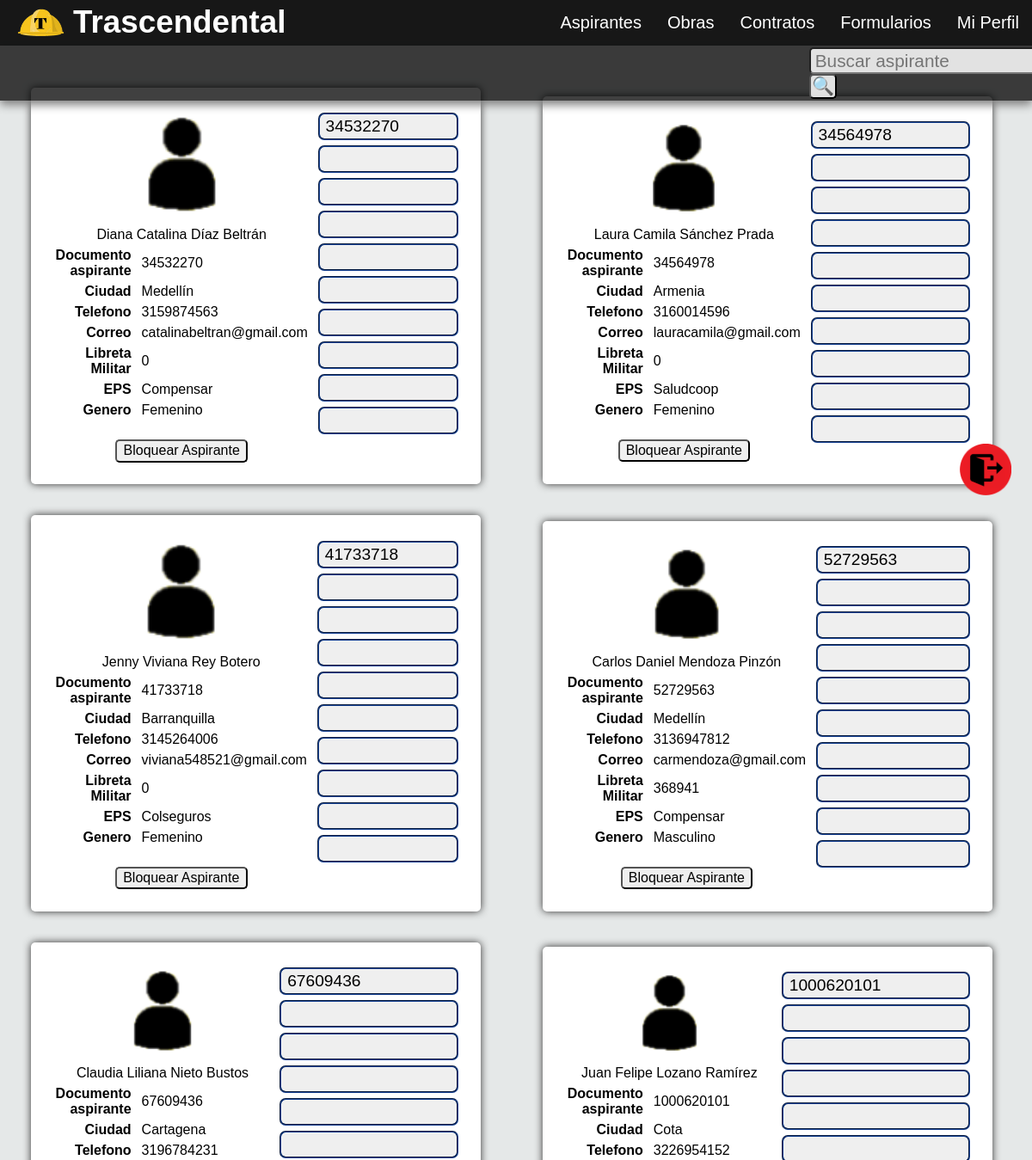
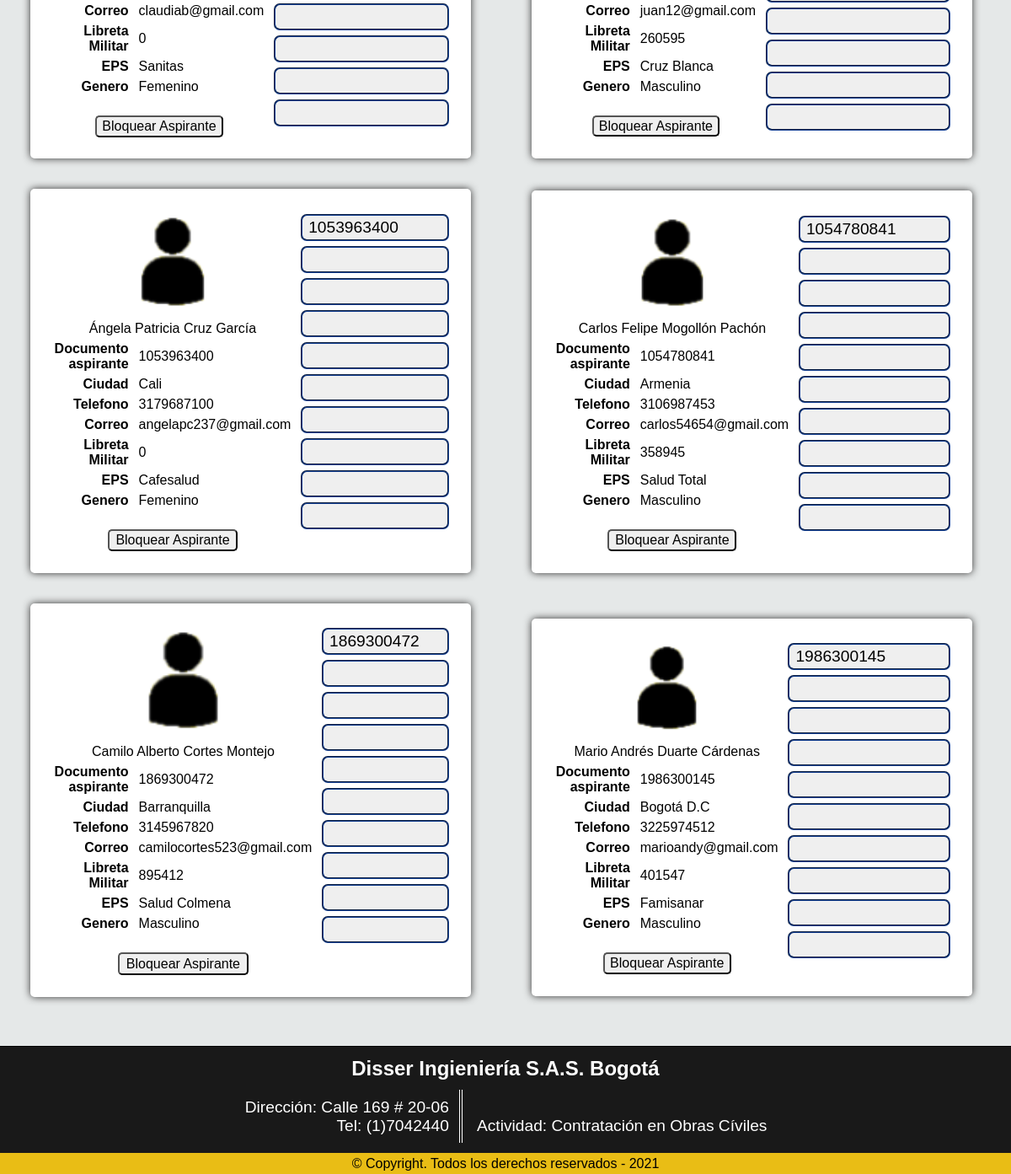
The page /HTML/estadoLog/logtrue/recursosHumanos/aspirantes.php on the database its author committed (2 pictures, top to bottom).
### tables this page shows
CREATE TABLE `documentos` (
  `idDocumentos` double NOT NULL,
  `docAspirante` double NOT NULL,
  `curriculum` blob NOT NULL,
  `certificadoAlturas` blob NOT NULL,
  `certificadoJudicial` blob NOT NULL,
  `certificadoPenal` blob NOT NULL,
  `certificadoDisciplinario` blob NOT NULL,
  `resultadosMedicos` blob NOT NULL,
  `carnetVacCovid` blob NOT NULL,
  `referenciasPersonales` blob NOT NULL,
  `referenciasLaborales` blob NOT NULL,
  `firma` blob NOT NULL,
  `estadoDocumentos` tinyint(1) DEFAULT NULL
);

CREATE TABLE `aspirante` (
  `docAspirante` double NOT NULL,
  `numIdentificacion` double NOT NULL,
  `PnombreAspirante` varchar(60) NOT NULL,
  `SnombreAspirante` varchar(60) NOT NULL,
  `PapellidoAspirante` varchar(60) NOT NULL,
  `SapellidoAspirante` varchar(60) NOT NULL,
  `fotoAspirante` blob NOT NULL,
  `fechaExpDoc` date NOT NULL,
  `paisExpDoc` varchar(60) NOT NULL,
  `fechaNacimiento` date NOT NULL,
  `paisNacimiento` varchar(60) NOT NULL,
  `direccionResidencia` varchar(60) NOT NULL,
  `ciudad` varchar(60) NOT NULL,
  `telefonoContacto` double NOT NULL,
  `correoElectronico` varchar(60) NOT NULL,
  `tipoCargo` varchar(60) NOT NULL,
  `estadoCivil` varchar(60) NOT NULL,
  `estrato` int(10) NOT NULL,
  `rh` varchar(10) NOT NULL,
  `genero` varchar(50) NOT NULL,
  `libretaMilitar` double NOT NULL,
  `eps` varchar(60) NOT NULL,
  `arl` varchar(60) NOT NULL,
  `estadoAspirante` tinyint(1) DEFAULT NULL
);

### HTML/php/listaAspirantes.php (the view, shortened to what this page needs)
<?php
function perfilAspirante ($conn) {
  $aspiranteDatos = "SELECT aspirante.PnombreAspirante, aspirante.SnombreAspirante, aspirante.PapellidoAspirante,
  aspirante.SapellidoAspirante, aspirante.docAspirante, aspirante.ciudad, aspirante.telefonoContacto,
  aspirante.correoElectronico, aspirante.Libretamilitar, aspirante.EPS, aspirante.genero, documentos.curriculum,
  documentos.certificadoAlturas, documentos.certificadoJudicial, documentos.certificadoJudicial,
  documentos.certificadoPenal, documentos.certificadoDisciplinario, documentos.resultadosMedicos,
  documentos.carnetVacCovid, documentos.referenciasPersonales, documentos.referenciasLaborales
  FROM aspirante INNER JOIN documentos
  ON aspirante.docAspirante = documentos.docAspirante WHERE aspirante.estadoAspirante = 1";
  $listaAsp = mysqli_query($conn, $aspiranteDatos) or die (mysqli_error($conn));
  while ($lista = mysqli_fetch_array($listaAsp)) {
    echo "<articulesection class='Perfil_Aspirante'>";
      echo'<section class="infoAsp">
            <center>
                <table>
                    <tr>
                        <td colspan="2">
                            <center>
                                <img src="../../../../Imagenes/otros logos/Logo_Usuario.png" alt="Logo_Usuario" class="Logo_Usuario">
                            </center>
                        </td>
                    </tr>
                    <tr>
                        <td colspan="2">
                            <center>
                                <a href="../aspirantes/Perfil_Aspirante.html" name="aspName">' . $lista['PnombreAspirante'] . ' ' . $lista['SnombreAspirante'] . ' ' . $lista['PapellidoAspirante'] . ' ' . $lista['SapellidoAspirante'] . '</a>
                            </center>
                        </td>
                    </tr>
                    <tr>
                        <th>Documento aspirante</th>
                        <td>' . $lista['docAspirante'] . '</td>
                    </tr>
                    <tr>
                        <th>Ciudad</th>
                        <td>' . $lista['ciudad'] . '</td>
                    </tr>
                    <tr>
                        <th>Telefono</th>
                        <td>' . $lista['telefonoContacto'] . '</td>
                    </tr>
                    <tr>
                        <th>Correo</th>
                        <td>' . $lista['correoElectronico'] . '</td>
                    </tr>
                    <tr>
                        <th>Libreta Militar</th>
                        <td>' . $lista['Libretamilitar'] . '</td>
                    </tr>
                    <tr>
                        <th>EPS</th>
                        <td>' . $lista['EPS'] . '</td>
                    </tr>
                    <tr>
                        <th>Genero</th>
                        <td>' . $lista['genero'] . '</td>
                    </tr>
                    <tr>
                        <td colspan="2">
                            <form action="../../../php/Aspirantes.php" method="POST">
                                <input type="text" name="docAspirante" style="visibility:hidden" value="' . $lista['docAspirante'] . '">
                                <center>
                                    <input class="botons" type="submit" name="bloquear" value="Bloquear Aspirante" id="Botón_Bloqueo">
                                </center>
                            </form>
                        </td>
                    </tr>
                </table>
            </center>
        </section>';
      echo "<section class='Documentos_Aspirante'>";
        echo "<input type='submit' name='Boton_Documento' class='Boton_Documento' value='" . $lista['docAspirante'] . "'>";
        echo "<input type='submit' name='Boton_Documento' class='Boton_Documento' value='" . $lista['curriculum'] . "'>";
        echo "<input type='submit' name='Boton_Documento' class='Boton_Documento' value='" . $lista['certificadoAlturas'] . "'>";
        echo "<input type='submit' name='Boton_Documento' class='Boton_Documento' value='" . $lista['certificadoJudicial'] . "'>";
        echo "<input type='submit' name='Boton_Documento' class='Boton_Documento' value='" . $lista['certificadoPenal'] . "'>";
        echo "<input type='submit' name='Boton_Documento' class='Boton_Documento' value='" . $lista['certificadoDisciplinario'] . "'>";
        echo "<input type='submit' name='Boton_Documento' class='Boton_Documento' value='" . $lista['resultadosMedicos'] . "'>";
        echo "<input type='submit' name='Boton_Documento' class='Boton_Documento' value='" . $lista['carnetVacCovid'] . "'>";
        echo "<input type='submit' name='Boton_Documento' class='Boton_Documento' value='" . $lista['referenciasPersonales'] . "'>";
        echo "<input type='submit' name='Boton_Documento' class='Boton_Documento' value='" . $lista['referenciasLaborales'] . "'>";
        echo '</section>';
    echo "</articulesection>";
  }
}
?>

### HTML/estadoLog/logtrue/recursosHumanos/aspirantes.php (shortened to what this page needs)
<?php include('../../../php/listaAspirantes.php')?>
<!DOCTYPE html>
<html lang="es">
    <head>
        <link rel="stylesheet" href="../../../../CSS/Formato_Base.css">
        <link rel="stylesheet" href="../../../../CSS/estadoLog/log true/recursosHumanos/aspirantes.css">
    </head>
    <body>
        <article class='logOut'>
            <a href="../../../php/cerrarSesion.php" class='btn_logOut'>
                <img src="../../../../Imagenes/otros logos/quit.png" alt="Log_Out_Symbol" class='logOut_icon'>
            </a>
        </article>
        <header>
            <section class="Barra_Navegacion">
                <nav id="menu">
                    <ul>
                        <a href="index.html" > <img src="../../../../Imagenes/logoProyect/Logo_Principal.png" class="Logo_Menú"></a>
                            <h1 class="titulo">Trascendental</h1>
                        <li><a href="Mi_Perfil.php" class="menu">Mi Perfil</a></li>
                        <li><a href="formularios/induccion.html" class="menu">Formularios</a></li>
                        <li><a href="Contratos.html" class="menu">Contratos</a></li>
                        <li><a href="obras.php" class="menu">Obras</a></li>
                        <li><a href="aspirantes.php" class="menu">Aspirantes</a></li>
                    </ul>
                </nav>
            </section>
        </header>
        <div id="submenu">
            <form action="./aspirantes.php" method="post">
                <input class="text" type="text" name="docAspirante" id="numDoc" placeholder="Buscar aspirante">
                <input class="button" type="submit" name="btnbuscador" value="&#x1f50d">
            </form>
        </div>
        <section class="contenido">
            <?php
                if (ISSET($_POST['btnbuscador'])){
                    busqAspirante($conn);
                }
                else {
                    perfilAspirante($conn);
                }
            ?>
        </section>
        <footer class="info_empres">
            <ul>
                <center><h4>Disser Ingieniería S.A.S. Bogotá</h4></center>
                <center>
                    <div class="left">
                        <li class="ubicación">Dirección: Calle 169 # 20-06</li>
                        <li class="contacto">Tel: (1)7042440</li>
                    </div>
                    <div class="right">
                        <li class="actividad">Actividad: Contratación en Obras Cíviles</li>
                    </div>
                </center>
            </ul>
            <section class="copyright">
                <center><p>© Copyright. Todos los derechos reservados - 2021</p></center>
            </section>
        </footer>
    </body>
</html>

### CSS/Formato_Base.css (style rules this page uses)
* { margin: 0px; padding: 0px; transition: 0.5s; font-family: sans-serif; }
.Barra_Navegacion { background: rgba(10, 10, 10, 0.8); width: 100%; position: fixed; transition: 0.5s; z-index: 3; color: white; }
.Logo_Menú { width: 55px; margin: 10px 5px 10px 20px; float: left; }
h1 { font-size: 230%; display: inline-block; margin: 5px 5px; }
#menu ul { list-style: none; }
#menu ul li { float: right; font-family: Arial, sans-serif; font-size: 125%; }
#menu ul li a { display: block; padding: 15px; color: black; text-decoration: none; color: white; }
.logOut { float: right; position: fixed; margin: 43% 93%; width: 5%; transition: 0.5s; }
.logOut a { width: 200%; }
.logOut a img { width: 100%; }
footer { border-top: 1px solid black; background-color: rgba(0, 0, 0, 0.9); color: white; font-family: sans-serif; }
footer ul { padding: 1%; }
footer ul h4 { font-size: 150%; margin-bottom: 1%; }
footer ul div { display: inline-block; padding: 0.8% 1%; }
footer ul .left { margin: 0% 0.1%; border-right: 4px double white; text-align: right; }
footer ul div li { list-style: none; font-size: 120%; }
.copyright { color: black; padding: 0.3%; background: #E9BD15; text-align: center; font-size: 100%; }

### CSS/estadoLog/log true/recursosHumanos/aspirantes.css (style rules this page uses)
ul, ol { list-style: none; }
#submenu { width: 99.6%; margin-top: 53px; padding: 0.2%; float: left; box-shadow: 0px 5px 10px gray; background-color:rgba(0, 0, 0, 0.75); position: fixed; }
#submenu form { width: 21.5%; float: right; position: relative; }
.text, .button { vertical-align: middle; border-radius: 5px; background: rgb(255, 255, 255, 0.85); font-family: sans-serif; font-size: 130%; }
.text { padding: 0.5% 2%; }
.button { padding: 0.2% 0.5%; }
.contenido { padding-top: 7%; padding-bottom: 40px; background-color: #E5E8E8; }
.Perfil_Aspirante { margin: 1.5% 3%; padding: 1.8%; width: 40%; display: inline-flex; background-color: white; border-radius: 5px; box-shadow: 0px 0px 10px rgb(49, 48, 48); }
.infoAsp { width: 100%; }
.Logo_Usuario { width: 40%; border-radius: 10px; }
table td, table th { padding: 2px 5px; }
table tr th { text-align: end; }
table tr td { text-align: left; }
.infoAsp a { font-family: sans-serif; font-size: 100%; color: black; text-decoration: none; }
.botons { padding: 0.8% 2.5%; border-radius: 5px; font-family: sans-serif; font-size: 100%; }
.Documentos_Aspirante { width: 100%; padding: 1%; }
.Boton_Documento { width: 100%; height: auto; margin: 3px 0%; padding: 3px 7px; border-radius: 7px; border: 2px groove #184394; text-align: left; font-family: sans-serif; font-size: 120%; }

### rows shown on the page
documentos: aspirante.PnombreAspirante "Diana", aspirante.SnombreAspirante "Catalina", aspirante.PapellidoAspirante "Díaz", aspirante.SapellidoAspirante "Beltrán", aspirante.docAspirante "34532270", aspirante.ciudad "Medellín", aspirante.telefonoContacto "3159874563", aspirante.correoElectronico "catalinabeltran@gmail.com", aspirante.libretaMilitar "0", aspirante.eps "Compensar", aspirante.genero "Femenino", Boton_Documento "34532270"
documentos: aspirante.PnombreAspirante "Laura", aspirante.SnombreAspirante "Camila", aspirante.PapellidoAspirante "Sánchez", aspirante.SapellidoAspirante "Prada", aspirante.docAspirante "34564978", aspirante.ciudad "Armenia", aspirante.telefonoContacto "3160014596", aspirante.correoElectronico "lauracamila@gmail.com", aspirante.libretaMilitar "0", aspirante.eps "Saludcoop", aspirante.genero "Femenino", Boton_Documento "34564978"
documentos: aspirante.PnombreAspirante "Jenny", aspirante.SnombreAspirante "Viviana", aspirante.PapellidoAspirante "Rey", aspirante.SapellidoAspirante "Botero", aspirante.docAspirante "41733718", aspirante.ciudad "Barranquilla", aspirante.telefonoContacto "3145264006", aspirante.correoElectronico "viviana548521@gmail.com", aspirante.libretaMilitar "0", aspirante.eps "Colseguros", aspirante.genero "Femenino", Boton_Documento "41733718"
documentos: aspirante.PnombreAspirante "Carlos", aspirante.SnombreAspirante "Daniel", aspirante.PapellidoAspirante "Mendoza", aspirante.SapellidoAspirante "Pinzón", aspirante.docAspirante "52729563", aspirante.ciudad "Medellín", aspirante.telefonoContacto "3136947812", aspirante.correoElectronico "carmendoza@gmail.com", aspirante.libretaMilitar "368941", aspirante.eps "Compensar", aspirante.genero "Masculino", Boton_Documento "52729563"
documentos: aspirante.PnombreAspirante "Claudia", aspirante.SnombreAspirante "Liliana", aspirante.PapellidoAspirante "Nieto", aspirante.SapellidoAspirante "Bustos", aspirante.docAspirante "67609436", aspirante.ciudad "Cartagena", aspirante.telefonoContacto "3196784231", aspirante.correoElectronico "claudiab@gmail.com", aspirante.libretaMilitar "0", aspirante.eps "Sanitas", aspirante.genero "Femenino", Boton_Documento "67609436"
documentos: aspirante.PnombreAspirante "Juan", aspirante.SnombreAspirante "Felipe", aspirante.PapellidoAspirante "Lozano", aspirante.SapellidoAspirante "Ramírez", aspirante.docAspirante "1000620101", aspirante.ciudad "Cota", aspirante.telefonoContacto "3226954152", aspirante.correoElectronico "juan12@gmail.com", aspirante.libretaMilitar "260595", aspirante.eps "Cruz Blanca", aspirante.genero "Masculino", Boton_Documento "1000620101"
documentos: aspirante.PnombreAspirante "Ángela", aspirante.SnombreAspirante "Patricia", aspirante.PapellidoAspirante "Cruz", aspirante.SapellidoAspirante "García", aspirante.docAspirante "1053963400", aspirante.ciudad "Cali", aspirante.telefonoContacto "3179687100", aspirante.correoElectronico "angelapc237@gmail.com", aspirante.libretaMilitar "0", aspirante.eps "Cafesalud", aspirante.genero "Femenino", Boton_Documento "1053963400"
documentos: aspirante.PnombreAspirante "Carlos", aspirante.SnombreAspirante "Felipe", aspirante.PapellidoAspirante "Mogollón", aspirante.SapellidoAspirante "Pachón", aspirante.docAspirante "1054780841", aspirante.ciudad "Armenia", aspirante.telefonoContacto "3106987453", aspirante.correoElectronico "carlos54654@gmail.com", aspirante.libretaMilitar "358945", aspirante.eps "Salud Total", aspirante.genero "Masculino", Boton_Documento "1054780841"
documentos: aspirante.PnombreAspirante "Camilo", aspirante.SnombreAspirante "Alberto", aspirante.PapellidoAspirante "Cortes", aspirante.SapellidoAspirante "Montejo", aspirante.docAspirante "1869300472", aspirante.ciudad "Barranquilla", aspirante.telefonoContacto "3145967820", aspirante.correoElectronico "camilocortes523@gmail.com", aspirante.libretaMilitar "895412", aspirante.eps "Salud Colmena", aspirante.genero "Masculino", Boton_Documento "1869300472"
documentos: aspirante.PnombreAspirante "Mario", aspirante.SnombreAspirante "Andrés", aspirante.PapellidoAspirante "Duarte", aspirante.SapellidoAspirante "Cárdenas", aspirante.docAspirante "1986300145", aspirante.ciudad "Bogotá D.C", aspirante.telefonoContacto "3225974512", aspirante.correoElectronico "marioandy@gmail.com", aspirante.libretaMilitar "401547", aspirante.eps "Famisanar", aspirante.genero "Masculino", Boton_Documento "1986300145"
